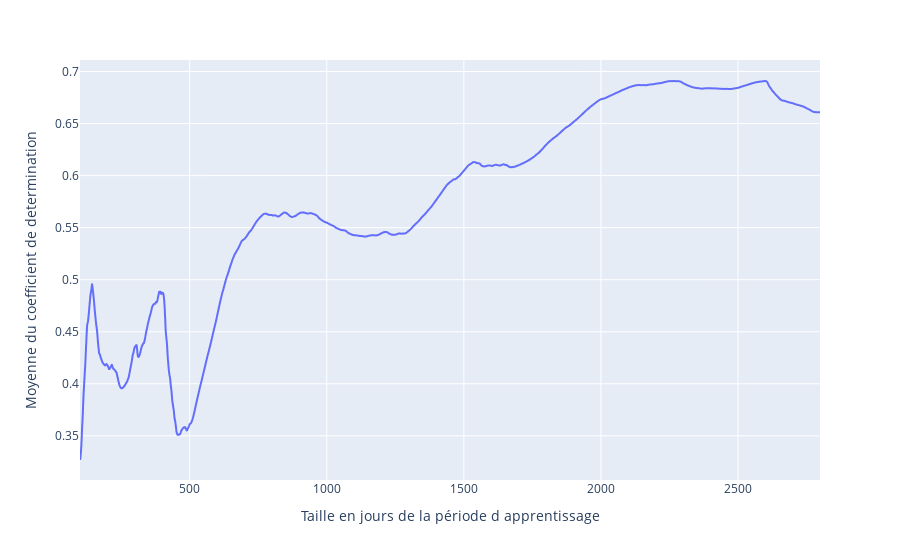

The notebook cell this image was saved under:
### Code cell
fig = px.line(x=x, y= y_m, labels={'x':'Taille en jours de la période d apprentissage', 'y':' Moyenne du coefficient de determination'})
fig.show()

### Figure 1 — Plotly figure (JSON) as saved in the notebook; plotly's stock layout.template omitted (floating-point values rounded to 4 significant figures; data arrays with more than 128 entries replaced by an {"elided": "..."} marker saying what was removed)
{"data": [{"hovertemplate": "Taille en jours de la période d apprentissage=%{x}<br> Moyenne du coefficient de determination=%{y}<extra></extra>", "legendgroup": "", "line": {"color": "#636efa", "dash": "solid"}, "marker": {"symbol": "circle"}, "mode": "lines", "name": "", "showlegend": false, "type": "scattergl", "x": {"elided": "2700 int values"}, "xaxis": "x", "y": {"elided": "2700 float values"}, "yaxis": "y"}], "layout": {"legend": {"tracegroupgap": 0}, "margin": {"t": 60}, "xaxis": {"anchor": "y", "domain": [0, 1], "title": {"text": "Taille en jours de la période d apprentissage"}}, "yaxis": {"anchor": "x", "domain": [0, 1], "title": {"text": " Moyenne du coefficient de determination"}}}}
